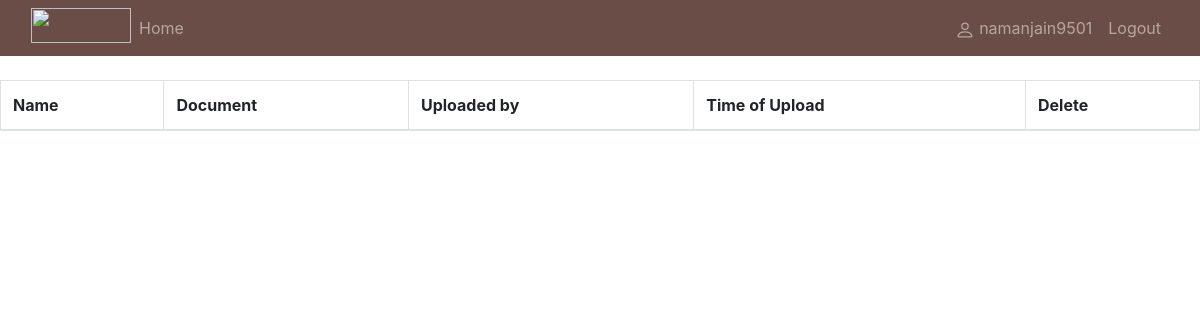
The app's page /doc_list/1 (signed in), older data.
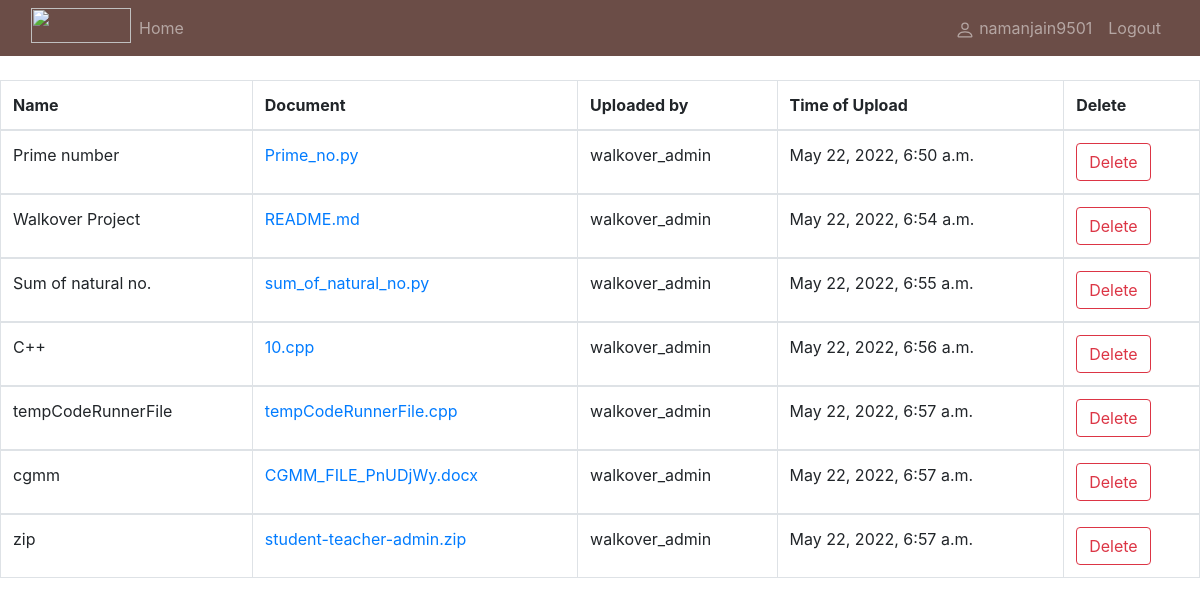
The same page, newer data.
### docplatform/models.py (models this page shows, shortened)
class Doc(models.Model):
    doc_name = models.CharField(max_length=100)
    uploaded_by= models.ForeignKey(User, on_delete=models.CASCADE)
    doc = models.FileField()
    time_upload = models.DateTimeField(auto_now_add=True)
    workspace = models.ForeignKey(Workspace, on_delete=models.CASCADE)

class User(AbstractUser):
    workspace = models.ManyToManyField(Workspace, blank=True)
    def __str__(self):
        return self.username

### docplatform/views.py (the view)
# urls.py: path('doc_list/<id>', views.doc_list, name="doc_list"),
def doc_list(request,id):
    worksp = Workspace.objects.get(pk=id)
    doc_list = Doc.objects.filter(workspace=id)
    return render(request,'list_doc.html',{'list':doc_list, 'workspace':worksp})

### docplatform/templates/list_doc.html (shortened to what this page needs)
{% if user.is_authenticated %}
<!doctype html>
<html lang="en">
  <head>
    <link rel="stylesheet" href="https://cdn.jsdelivr.net/npm/bootstrap@4.3.1/dist/css/bootstrap.min.css">
  </head>
  <body>
    {% include 'navbar.html' %}
<table class="table table-bordered">
    <thead>
      <tr>
        <th scope="col">Name</th>
        <th scope="col">Document</th>
        <th scope="col">Uploaded by</th>
        <th scope="col">Time of Upload</th>
        <th scope="col">Delete</th>
      </tr>
    </thead>
{% for i in list %}
    <tbody>
      <tr>
        <td>{{i.doc_name}}</td>
        <td><a href="{{i.doc.url}}">{{i.doc}}</a></td>
        <td>{{i.uploaded_by}}</td>
        <td>{{i.time_upload}}</td>
        <td><a href="{% url 'delete_doc' i.id workspace.id %}" class="btn btn-outline-danger">Delete</a></td>
      </tr>
    </tbody>
{% endfor %}
</table>
  </body>
</html>
{% endif %}

Row changes from the older to the newer data that the page shows:
added Doc: doc_name "Prime number", doc "Prime_no.py", uploaded_by "walkover_admin", time_upload "May 22, 2022, 6:50 a.m."
added Doc: doc_name "Walkover Project", doc "README.md", uploaded_by "walkover_admin", time_upload "May 22, 2022, 6:54 a.m."
added Doc: doc_name "Sum of natural no.", doc "sum_of_natural_no.py", uploaded_by "walkover_admin", time_upload "May 22, 2022, 6:55 a.m."
added Doc: doc_name "C++", doc "10.cpp", uploaded_by "walkover_admin", time_upload "May 22, 2022, 6:56 a.m."
added Doc: doc_name "tempCodeRunnerFile", doc "tempCodeRunnerFile.cpp", uploaded_by "walkover_admin", time_upload "May 22, 2022, 6:57 a.m."
added Doc: doc_name "cgmm", doc "CGMM_FILE_PnUDjWy.docx", uploaded_by "walkover_admin", time_upload "May 22, 2022, 6:57 a.m."
added Doc: doc_name "zip", doc "student-teacher-admin.zip", uploaded_by "walkover_admin", time_upload "May 22, 2022, 6:57 a.m."
